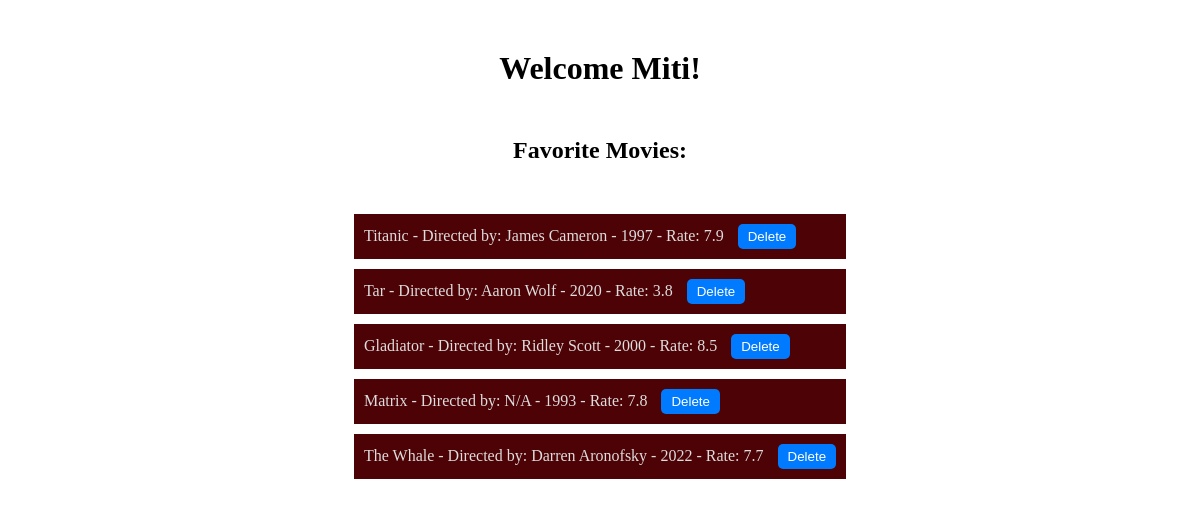
Before: /users/1 with the older database file.
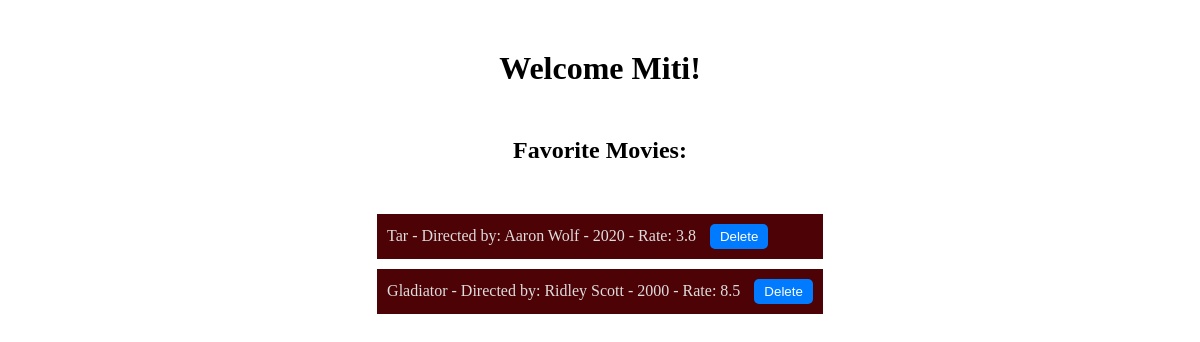
After: the same page with the newer database file.
### data_management/SQL_Data_Models.py (models this page shows, shortened)
class User(db.Model):
    __tablename__ = 'users'
    id = Column(Integer, primary_key=True, autoincrement=True)
    name = Column(String, nullable=False)
    email = Column(String, nullable=False)
    password = Column(String, nullable=False)

class Movies(db.Model):
    __tablename__ = 'favorite_movies'
    movie_id = Column(Integer, primary_key=True, autoincrement=True)
    user_id = Column(Integer, ForeignKey('users.id'), nullable=False)
    title = Column(String, nullable=False)
    director = Column(String, nullable=False)
    year = Column(Integer, nullable=False)
    rating = Column(Float, nullable=False)
    note = Column(String, nullable=False)

### app.py (the view, shortened to what this page needs)
@app.route('/users/<user_id>')
def my_movies(user_id):
    try:
        users = data_manager.get_all_users()
        movies, user = data_manager.get_user_movies(user_id)
        return render_template('movies.html', movies=movies,
                               user_name=user.name,
                               id=user_id)
    except Exception as error:
        return render_template('error.html', error_message=str(error))

### data_management/SQLDataManager.py (called while the page is built)
    def get_all_users(self):
        users = User.query.all()
        return users

    def get_user_movies(self, user_id):
        user_favorite_movies = Movies.query.filter_by(user_id=user_id).all()
        user = User.query.filter_by(id=user_id).first()
        return user_favorite_movies, user

### templates/movies.html (shortened to what this page needs)
<!DOCTYPE html>
<html lang="en">
<head>
</head>
<body>
    <div>
        <h1>Welcome {{ user_name }}!</h1>
        <h2>Favorite Movies:</h2>
        <ul>
          {% if movies is mapping %}
            {% for movieID, movieInfo in movies.items() %}
                <li class="movie-item">
                    {{ movieInfo["name"] }} - Directed by: {{ movieInfo["director"] }} -
                    {{ movieInfo["year"] }} - Rate: {{ movieInfo["rating"] }}
                    <form action="/users/{{ user_id }}/delete_movie/{{ movieID }}" method="post">
                      <button type="submit">Delete</button>
                    </form>
                </li>
            {% endfor %}
          {% elif users is iterable and users is not string %}
            {% for movie in movies %}
            <li class="movie-item">
                {{ movie.title }} - Directed by: {{ movie.director }} -
                {{ movie.year }} - Rate: {{ movie.rating }}
                <form action="/users/{{ movie.user_id }}/delete_movie/{{ movie.movie_id }}" method="post">
                  <button type="submit">Delete</button>
                </form>
            </li>
            {% endfor %}
          {% endif %}
        </ul>
    </div>
</body>
</html>

### templates/movies.html (style rules this page uses)
* { margin: 0; padding: 0; box-sizing: border-box; }
body { display: flex; justify-content: center; align-items: flex-start; min-height: 100vh; position: relative; }
body::before { content: ""; position: absolute; top: 0; left: 0; width: 100%; height: 100%; background: url('../static/images/red-chairs.jpg') no-repeat center center fixed; background-size: cover; opacity: 0.2; z-index: -1; }
h1 { text-align: center; color: #000; margin-bottom: 20px; margin-top: 50px; }
h2 { text-align: center; color: #000; margin-top: 50px; margin-bottom: 10px; }
ul { list-style: none; padding: 0; margin-top: 50px; width: 100%; }
li.movie-item { background-color: rgb(77, 2, 6); color: #ddd; margin-bottom: 10px; margin-left: 30px; margin-right: 30px; padding: 10px; }
form { display: inline-block; margin-left: 10px; }
button { background-color: #007bff; color: #fff; border: none; padding: 5px 10px; border-radius: 5px; cursor: pointer; }

Changed rows visible on the page:
removed Movies: title "Titanic", director "James Cameron", year "1997", rating "7.9"
removed Movies: title "Matrix", director "N/A", year "1993", rating "7.8"
removed Movies: title "The Whale", director "Darren Aronofsky", year "2022", rating "7.7"
